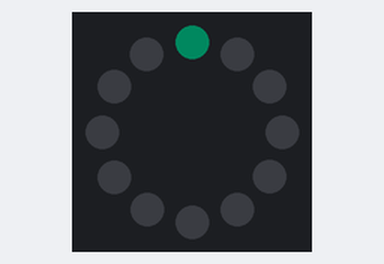
A sketch run on a simulated Arduino Uno, built with avr-gcc and run on an emulated ATmega328P. On the bench: 12 RGB LEDs in a ring, first at the top, clockwise. Dim RGB values are drawn brighter than linear.

Above: at 0.05 s.
At 0.75 s:
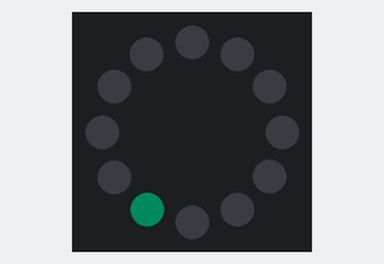
At 1.15 s:
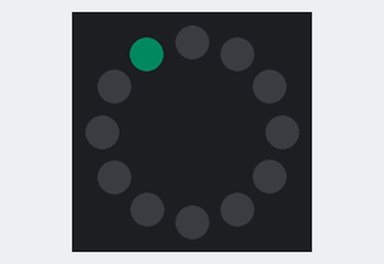
At 1.56 s:
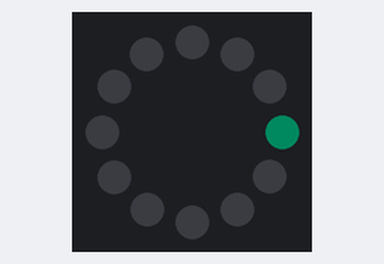

The sketch:

LironNeoPixelRing.ino
```cpp
#include <Adafruit_NeoPixel.h>

int delayv = 100;
int i = 0;
Adafruit_NeoPixel ring (12, 6);
void setup() {
  // put your setup code here, to run once:
  ring.begin();
  ring.setBrightness(10);
}

void loop()
{
  // put your main code here, to run repeatedly:
  if (i < 12)
  {

    ring.clear();
    ring.setPixelColor(i, ring.Color(0, 255, 185));
    ring.show();
    delay(delayv);
    i++;
    ring.clear();


  }
  if (i == 12)
  {
    i = 0;
    ring.clear();
  }
}
//    delay(delayv);
//    ring.setPixelColor(i, ring.Color(0, 0, 0));
//    delay(delayv);
//    ring.setPixelColor(i, ring.Color(0, 0, 255));
//    ring.show();
```

Measured:
- by itself, everything shown: repeats every 1.2 s, in 12 steps
